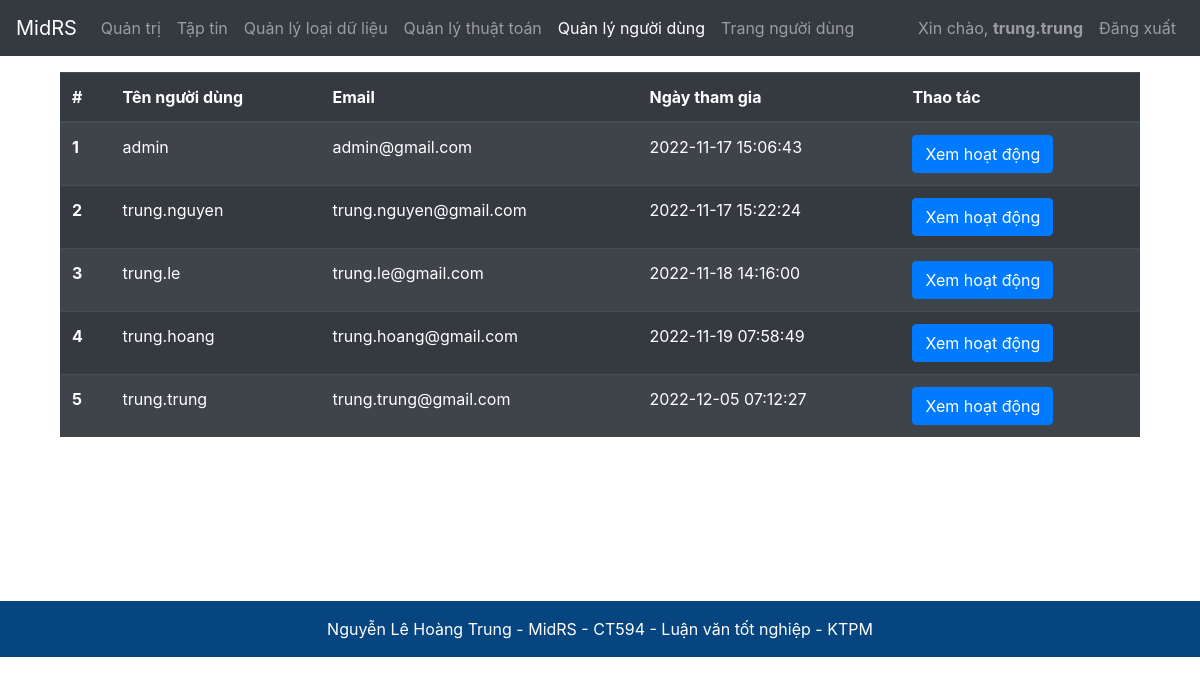
Before: /users (signed in) with the older database file.
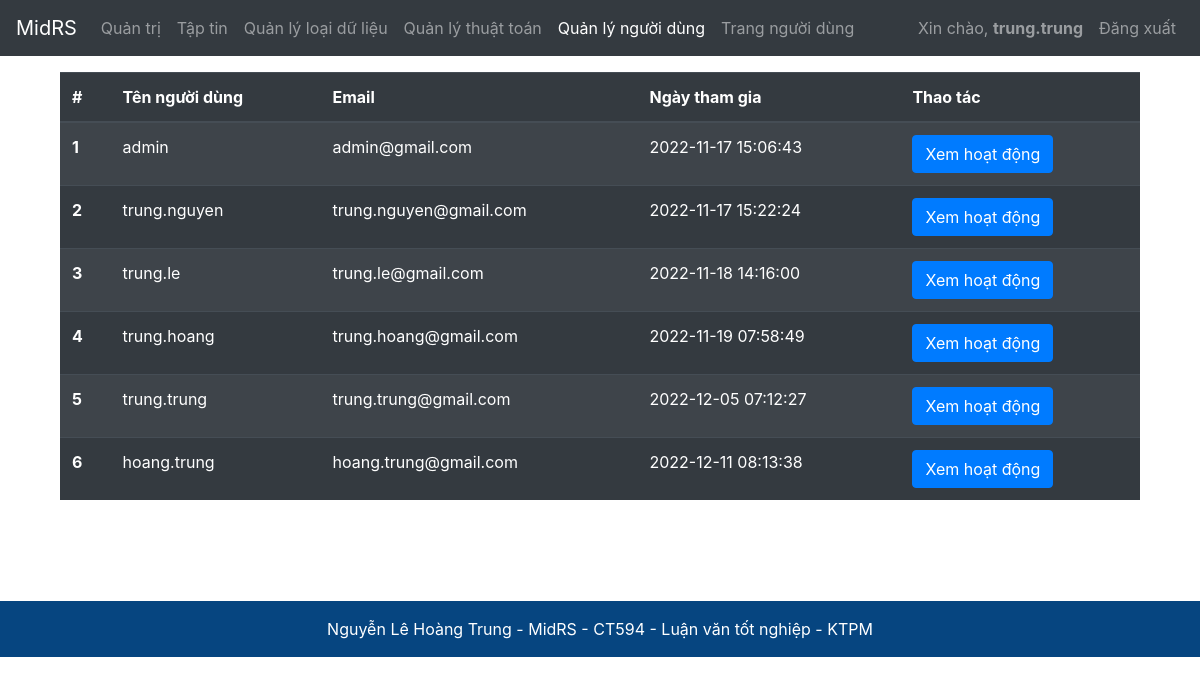
After: the same page with the newer database file.
### app/models.py (models this page shows, shortened)
class Users(db.Model,UserMixin):
    id = db.Column(db.Integer(), primary_key=True)
    user_name = db.Column(db.String(length=30), nullable=False, unique=True)
    password_hash = db.Column(db.String(length=60), nullable=False)
    email_address = db.Column(db.String(length=50), nullable=False, unique=True)
    is_admin = db.Column(db.Boolean(), default=False, nullable=False)
    created_at = db.Column(db.DateTime, server_default=db.func.now())
    updated_at = db.Column(db.DateTime, server_default=db.func.now(), server_onupdate=db.func.now())
    files = db.relationship('Files', backref='files_user', lazy=True)
    @property
    def password(self):
        return self.password

### app/routes.py (the view)
@app.route("/users")
@login_required
def user_page():
    users = Users.query.all()
    return render_template("user_page.html", users=users)

### app/models.py (called while the page is built)
@login_manager.user_loader
def load_user(user_id):
    return Users.query.get(int(user_id))

### app/templates/user_page.html (shortened to what this page needs)
{% extends "admin_base_layout.html" %}
{% set active_page = "user_page" %}
{% block body %}
<div class="container">
  <table class="table table-striped table-dark">
    <thead>
      <tr>
        <th scope="col">#</th>
        <th scope="col">Tên người dùng</th>
        <th scope="col">Email</th>
        <th scope="col">Ngày tham gia</th>
        <th scope="col">Thao tác</th>
      </tr>
    </thead>
    <tbody>
      {% for user in users %}
        <tr>
          <th scope="row">{{loop.index}}</th>
          <td>{{user.user_name}}</td>
          <td>{{user.email_address}}</td>
          <td>{{user.created_at}}</td>
          <td>
            <a class="btn btn-primary" href="{{url_for('activity_user_page', id=user.id)}}" role="button">Xem hoạt động</a>
          </td>
        </tr>
      {% endfor %}
    </tbody>
  </table>
</div>
{% endblock %}

### app/templates/admin_base_layout.html (shortened to what this page needs)
<!DOCTYPE html>
<html lang="en">
	<head>
		<link
			rel="stylesheet"
			href="https://cdn.jsdelivr.net/npm/bootstrap@4.5.3/dist/css/bootstrap.min.css"
 />
	</head>
	<body>
		{%
			set navigation_bar = [
				(url_for('admin_page'), 'admin_page', 'Quản trị'),
				(url_for('admin_file_page'), 'admin_file_page', 'Tập tin'),
				(url_for('admin_type_page'), 'type_page', 'Quản lý loại dữ liệu'),
				(url_for('admin_algorithm_page'), 'algorithm_page', 'Quản lý thuật toán'),
				(url_for('user_page'), 'user_page', 'Quản lý người dùng'),
				(url_for('home_page'), 'home_page', 'Trang người dùng'),
				]
				%}
				{% set active_page = active_page|default('admin_page') %}
		<nav class="navbar navbar-expand-md navbar-dark bg-dark sticky-top">
			<a
				class="navbar-brand"
				href="#"
				>MidRS</a
			>
			<div
				class="collapse navbar-collapse"
				id="navbarToggleExternalContent">
				<ul class="navbar-nav mr-auto mt-2 mt-lg-0">
					{% for href, id, caption in navigation_bar %}
						<li
							{% if id == active_page %}
								class="nav-item active"
							{% else %}
								class="nav-item"
							{% endif%}
						>
							<a class="nav-link" href="{{ href|e }}">{{ caption|e }}</a>
						</li>
					{% endfor %}
				</ul>
				{% if current_user.is_authenticated %}
					<ul class="navbar-nav ">
						<li class="nav-item ">
							<a class="nav-link" href="#">Xin chào, <b>{{ current_user.user_name }}</b></a>
						</li>
						<li class="nav-item">
							<a class="nav-link" href="{{url_for('logout')}}">Đăng xuất</a>
						</li>
					</ul>
				{% endif %}
			</div>
		</nav>
		<div class="container mt-3" style="min-height: 529px;">
			{% block body %}
			{% endblock %}
		</div>
	</body>
	<section class="">
		<footer class="text-center text-white" style="background-color: #0756a0;">
		  <div class="text-center p-3" style="background-color: rgba(0, 0, 0, 0.2);">
			Nguyễn Lê Hoàng Trung - MidRS -
			<a class="text-white" target="_blank" href="http://www.cit.ctu.edu.vn/decuong/CT594.pdf">CT594 - Luận văn tốt nghiệp - KTPM</a>
		  </div>
		</footer>
	</section>
</html>

Changed rows visible on the page:
added Users: user_name "hoang.trung", email_address "hoang.trung@gmail.com", created_at "2022-12-11 08:13:38"
